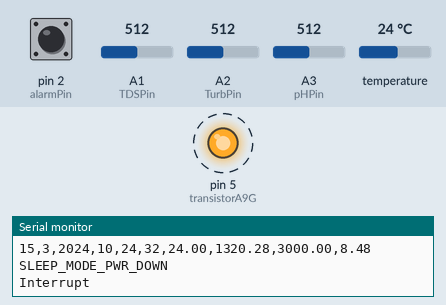
Simulated run of this sketch. Board: Arduino Nano, built with avr-gcc and run on an emulated ATmega328P. Parts: output pins drawn as LEDs (lit = HIGH), the last lines printed to the serial monitor. Dashed ring = blinking. The inputs (shaded band) are chosen by the test bench; at power-on: pin 2 (alarmPin) HIGH, A1 (TDSPin) = 512, A2 (TurbPin) = 512, A3 (pHPin) = 512, temperature 24 °C. Sleep ends after the set time or at an interrupt; the local clock reads 2024-03-15 10:24:30 at power-on unless the sketch sets it; storage starts empty; pins used as bus, display or sensor lines are not drawn.

Above: at 3.1 s.
3.2 s: pin 2 (alarmPin) pulled LOW for 3.2 s
At 4.7 s:
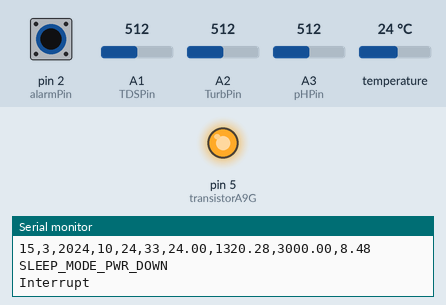
Timing chart, 0 to 14.9 s (numbered marks = the images above; inputs shaded):
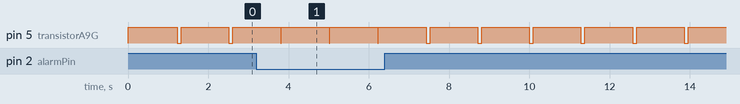

The sketch:

PONDER.ino
```cpp
//PONDER Water Quality Monitor - University of Surrey EEE3035 - Engineering Professional Studies - Group J Project - 2020/21
//V. Berdnikov-Levitsky, J. Ehuriah, K. Harrison, R. Rafky, P. Sodani, P. Soni, M. Taylor, L. Williams
//GitHub repository link: https://github.com/sporadicE/PONDER

//Tested for use on Arduino Nano.
//The microcontroller takes measurements from the 4 sensors, goes to sleep for 1 minute, and repeats.

#include <SD.h>
#include <SPI.h>
#include <Wire.h> //I2C library
#include <RTClib.h> //download from https://github.com/adafruit/RTClib
#include <OneWire.h> //library for DS18S20 temperature sensor
#include <GravityTDS.h> //download from https://github.com/DFRobot/GravityTDS
#include <avr/sleep.h>

//pin connections
#define VRef 4.96 //adjust if voltage to sensors is less than 5V
//Note that sensor measurements are off when powering the Arduino with USB, as USB provides only 4.6V to sensor rail
#define transistorSensors 8 //MOSFET used to cut power to sensor rail when in deep sleep
#define transistorA9G 5 //MOSFET used to cut power to A9G

#define TempPin 7 //Temperature sensor on digital pin D7
OneWire ds(TempPin);

#define TDSPin A1 //TDS sensor on analog pin A1
GravityTDS gravityTds;

#define TurbPin A2 //Turbidity sensor on analog pin A2

#define pHPin A3 //pH sensor on analog pin A3
#define pHOffset -0.2 //set offset to calibrate pH sensor to pH7.0 in test solution

//SD card SPI: SCK D13, MISO (mislabelled MOSO) D12, MOSI D11, CS D10
#define CSpin 10 //SD card SPI enable pin
String dataString =""; // holds the data to be written to the SD card
File CSVfile;

//RTC I2C: SCL A5, SDA A4, SQW D2 (interrupts)
RTC_DS3231 rtc;
#define alarmPin 2

//-----------------------------------------------------------------------------------------------------------------
void setup()
{
  //Changing the clock prescaler reduces ATmega329P's clock speed, thus lowering current draw in idle mode.
  //Idle current draw (empty sketch)(in mA): 19 (16MHz), 16 (8MHz), 14.3 (4MHz), 13.0 (2MHz), 12.1 (1MHz). Diminishing returns.
  //In deep sleep state, the microcontroller draws 7.5mA, regardless of clock speed.
  //Since this program spends almost all of its time in deep sleep, we needn't bother altering clock speed.
  //CLKPR = 0x80;
  //CLKPR = 0x00; //Clock division factor. 0x01 = 2 (8MHz), 0x02 = 4 (4MHz), 0x03 = 8 (2MHz), 0x04 = 16 (1MHz), etc

  pinMode(CSpin, OUTPUT);
  pinMode(transistorSensors, OUTPUT);
  digitalWrite(transistorSensors, HIGH);
  pinMode(transistorA9G, OUTPUT);
  digitalWrite(transistorA9G, HIGH);

  Serial.begin(9600);
  //while (!Serial); // wait for serial port to connect. Needed for native USB

  //SD card setup
  Serial.println();
  Serial.print(F("Initializing SD card...")); //use of F() macro reduces dynamic SRAM use
  if (!SD.begin(CSpin)) // see if the card is present and can be initialized:
  {
    Serial.println(F("Card failed, or not present"));
    while (1);
  }
  Serial.println(F("card initialized."));

  if(!SD.exists("data.csv")) //checks if there is a data file, if not, creates one and adds the headers to the file
  {
    SD.open("data.csv");
    dataString = F("Day,Month,Year,Hour,Minute,Second,Temperature,TDS,Turbidity,pH");
    CSVfile = SD.open("data.csv", FILE_WRITE);
    if (CSVfile)
    {
      CSVfile.println(dataString);
      CSVfile.close();
    }
    else
    {
      Serial.println(F("Error writing to file !"));
    }
  }

  //RTC setup
  if (! rtc.begin())
  {
    Serial.println(F("Couldn't find RTC"));
  }
  if (rtc.lostPower())
  {
    Serial.println(F("RTC lost power, let's set the time!"));
    rtc.adjust(DateTime(F(__DATE__), F(__TIME__))); //set to compile time

  }
  pinMode(alarmPin, INPUT_PULLUP);
  rtc.disableAlarm(1);
  rtc.disableAlarm(2);
  rtc.clearAlarm(1);
  rtc.clearAlarm(2);
  rtc.writeSqwPinMode(DS3231_OFF); // Place SQW pin into alarm interrupt mode

  //TDS
  gravityTds.setPin(TDSPin);
  gravityTds.setAref(VRef);  //reference voltage on ADC, default 5.0V on Arduino UNO
  gravityTds.setAdcRange(1024);  //1024 for 10bit ADC;4096 for 12bit ADC
  gravityTds.begin();  //initialization

  Serial.println(F("void(setup) complete"));
}
//-----------------------------------------------------------------------------------------------------------------
void loop()
{
  delay(1000);
  String Time = ReadTime();
  float Temp = ReadTemp();
  float TDS = ReadTDS(Temp);
  float Turb = ReadTurb();
  float pH = ReadpH();

  dataString = String(Time) + "," + String(Temp) + "," + String(TDS) + "," + String(Turb) + "," + String(pH);
  writeToCard(); // save to SD card

  //Set alarm to wake from deep sleep:
  DateTime now = rtc.now();  // Get current time
  //The alarm can either be set for a number of seconds, minutes, hours, etc from the current time using now+TimeSpan
  //rtc.setAlarm1(now + TimeSpan(0, 0, 0, 10), DS3231_A1_Second); //every 10 seconds
  //rtc.setAlarm1(now + TimeSpan(0, 0, 1, 0), DS3231_A1_Minute); //every minute

  //Or the alarm can be set explicitly for a specific time using DateTime(Year, Month, Day, Hour, Minute, Second)
  rtc.setAlarm1(DateTime(0, 0, 0, 23, 59, 59), DS3231_A1_Second); //once a minute, on the dot (after 1s delay)

  //Alarm modes for alarm 1 (replace above as needed)
  //DS3231_A1_Second        When seconds match (i.e. once a minute)
  //DS3231_A1_Minute        When minutes and seconds match (i.e. once an hour)
  //DS3231_A1_Hour          When hours, minutes, and seconds match (i.e. once a day)
  //DS3231_A1_Day           When day, hours, minutes, and seconds match (i.e. day of week)
  //DS3231_A1_Date          When date, hours, minutes, and seconds match (i.e. day of month)

  enterSleep(); //runs function defined below.
}

//-----------------------------------------------------------------------------------------------------------------
//function definitions
void writeToCard(){
if(SD.exists("data.csv")) // check the card is still there
{
  CSVfile = SD.open("data.csv", FILE_WRITE);
  if (CSVfile)
  {
    CSVfile.println(dataString); // adds a new line of data
    CSVfile.close(); // close the file

    Serial.println();
    Serial.println(F("Data written to file:")); //the next few lines print data to serial monitor for debugging
    Serial.println(F("(Day,Month,Year,Hour,Minute,Second,Temperature,TDS,Turbidity,pH)"));
    Serial.println(dataString);
    Serial.println();
    Serial.flush();                       // Ensure all characters are sent to the serial monitor
  }
}
else
{
  Serial.println(F("Error opening data.csv"));
}
}

//-----------------------------------------------------------------------------------------------------------------
String ReadTime()
{
DateTime now = rtc.now();
return String(now.day(), DEC) + "," + String(now.month(), DEC) + "," + String(now.year(), DEC) + "," +
String(now.hour(), DEC) + "," + String(now.minute(), DEC) + "," + String(now.second(), DEC);
//returns one long string, with commas seperating day,month,year,etc values
}

//-----------------------------------------------------------------------------------------------------------------
//code used from DFROBOT wiki.
float ReadTemp()  //returns the temperature from one DS18S20 in DEG Celsius
{
  byte data[12];
  byte addr[8];

  if ( !ds.search(addr))
  {
    //no more sensors on chain, reset search
    ds.reset_search();
    return -1000;
  }

  if (OneWire::crc8( addr, 7) != addr[7])
  {
    Serial.println(F("CRC is not valid!"));
    return -1000;
  }

  if ( addr[0] != 0x10 && addr[0] != 0x28)
  {
    Serial.print(F("Device is not recognized"));
    return -1000;
  }

  ds.reset();
  ds.select(addr);
  ds.write(0x44,1); // start conversion, with parasite power on at the end

  byte present = ds.reset();
  ds.select(addr);
  ds.write(0xBE); // Read Scratchpad

  for (int i = 0; i < 9; i++) // we need 9 bytes
  {
    data[i] = ds.read();
  }

  ds.reset_search();

  byte MSB = data[1];
  byte LSB = data[0];

  float tempRead = ((MSB << 8) | LSB); //using two's compliment
  float TemperatureSum = tempRead / 16;

  if (TemperatureSum != 85) //Sometimes get anomalous 85 degree measurement after startup
  {
    return TemperatureSum;
  }
  else
  {
    return ReadTemp(); //recursive function, repeat measurement until not 85 degrees
  }
}

//-----------------------------------------------------------------------------------------------------------------
float ReadTDS(float Temp)
{
  gravityTds.setTemperature(Temp);  // set the temperature and execute temperature compensation
  gravityTds.update();  //sample and calculate
  float tdsValue = gravityTds.getTdsValue();  // then get the value
  return tdsValue;
}

//-----------------------------------------------------------------------------------------------------------------
float ReadTurb()
{
  int sensorValue = analogRead(TurbPin);
  float voltage = sensorValue * (VRef / 1024); //Converts the analog reading (0-1023) to a voltage (0-5V)
  float Turb = -1120.4*voltage*voltage+5742.3*voltage-4352.9;
  if (voltage < 2.5) //for extremely dark liquids, the sensor cannot read beyond 3000 NTU, or under 2.5V
  {
    return 3000;
  }
  else if (voltage > 4.2) //A voltage of 4.2V or more means 0 NTU
  {
    return 0;
  }
  else
  {
    return Turb; //Between 2.5V and 4.2V, the sensor measures from 0-3000 NTU
  }
}

//-----------------------------------------------------------------------------------------------------------------
float ReadpH()
{
  int sensorValue = analogRead(pHPin);
  float voltage = sensorValue * (VRef / 1024); //Converts the analog reading (0-1023) to a voltage (0-5V)
  float pH = 3.5 * voltage + pHOffset;
  return pH;
}

//-----------------------------------------------------------------------------------------------------------------
void enterSleep(){
  digitalWrite(transistorSensors, LOW); //turns off input to MOSFET gate, thus cutting power to sensor rail
  digitalWrite(transistorA9G, LOW); //turns off input to MOSFET gate, thus cutting power to A9G

  sleep_enable();                       // Enabling sleep mode
  set_sleep_mode(SLEEP_MODE_PWR_DOWN);  // Setting the sleep mode, in this case full sleep

  noInterrupts();                       // Disable interrupts
  attachInterrupt(digitalPinToInterrupt(alarmPin), alarm_ISR, LOW);

  Serial.println(F("SLEEP_MODE_PWR_DOWN"));    // Print message to serial monitor
  Serial.flush();                       // Ensure all characters are sent to the serial monitor

  interrupts();                         // Allow interrupts again
  sleep_cpu();                          // Enter sleep mode

  /* The program will continue from here when it wakes */

  digitalWrite(transistorSensors, HIGH); //turns on MOSFET, returning power to sensor rail
  digitalWrite(transistorA9G, HIGH); //turns on MOSFET, returning power to A9G
  // Disable and clear alarm
  rtc.disableAlarm(1);
  rtc.clearAlarm(1);

  Serial.println(F("Interrupt"));          // Print message to show we're back
 }

//-----------------------------------------------------------------------------------------------------------------
void alarm_ISR() {
  // This runs when SQW pin is low. It will wake up the microcontroller

  sleep_disable(); // Disable sleep mode
  detachInterrupt(digitalPinToInterrupt(alarmPin)); // Detach the interrupt to stop it firing accidentally
}
```
